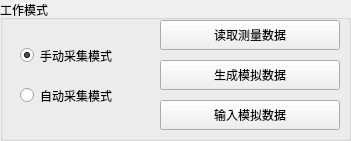
   <widget class="QGroupBox" name="groupBox_4">
    <property name="geometry">
     <rect>
      <x>650</x>
      <y>20</y>
      <width>351</width>
      <height>141</height>
     </rect>
    </property>
    <property name="font">
     <font>
      <pointsize>9</pointsize>
     </font>
    </property>
    <property name="title">
     <string>工作模式</string>
    </property>
    <widget class="QRadioButton" name="radioButtonManualMode">
     <property name="geometry">
      <rect>
       <x>20</x>
       <y>40</y>
       <width>141</width>
       <height>31</height>
      </rect>
     </property>
     <property name="text">
      <string>手动采集模式</string>
     </property>
     <property name="checked">
      <bool>true</bool>
     </property>
    </widget>
    <widget class="QRadioButton" name="radioButtonAutoMode">
     <property name="geometry">
      <rect>
       <x>20</x>
       <y>80</y>
       <width>141</width>
       <height>31</height>
      </rect>
     </property>
     <property name="text">
      <string>自动采集模式</string>
     </property>
    </widget>
    <widget class="QPushButton" name="pushButtonGetHardwareData">
     <property name="geometry">
      <rect>
       <x>160</x>
       <y>20</y>
       <width>180</width>
       <height>30</height>
      </rect>
     </property>
     <property name="font">
      <font>
       <pointsize>9</pointsize>
      </font>
     </property>
     <property name="text">
      <string>读取测量数据</string>
     </property>
    </widget>
    <widget class="QPushButton" name="pushButtonGetRandomData">
     <property name="geometry">
      <rect>
       <x>160</x>
       <y>60</y>
       <width>180</width>
       <height>30</height>
      </rect>
     </property>
     <property name="font">
      <font>
       <pointsize>9</pointsize>
      </font>
     </property>
     <property name="text">
      <string>生成模拟数据</string>
     </property>
    </widget>
    <widget class="QPushButton" name="pushButtonGetInputData">
     <property name="geometry">
      <rect>
       <x>160</x>
       <y>100</y>
       <width>180</width>
       <height>30</height>
      </rect>
     </property>
     <property name="font">
      <font>
       <pointsize>9</pointsize>
      </font>
     </property>
     <property name="text">
      <string>输入模拟数据</string>
     </property>
    </widget>
   </widget>
